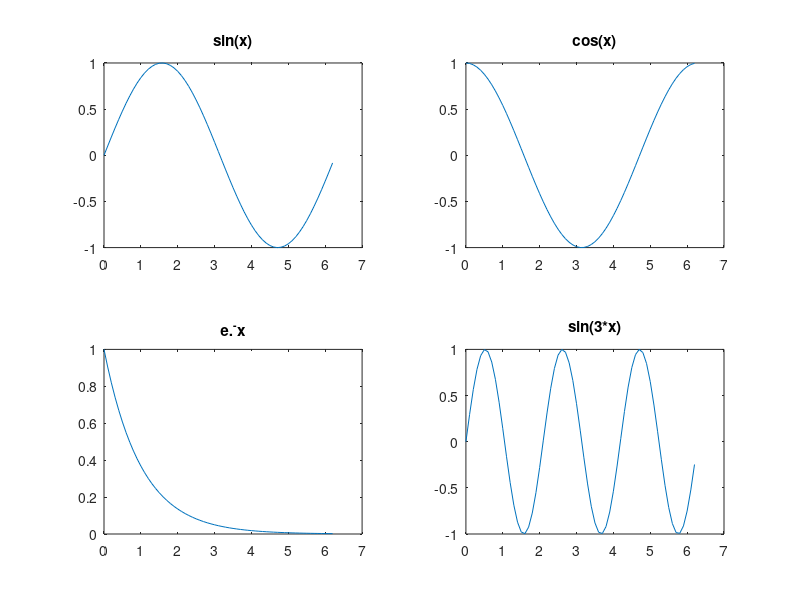

MATLAB code to generate this figure:
%multiple plots using subplot
x=0:0.1:2*pi;
subplot(2,2,1);
plot(x,sin(x))
title('sin(x)')
subplot(2,2,2)
plot(x,cos(x))
title('cos(x)')
subplot(2,2,3)
plot(x,exp(-x))
title('e.^-x')
subplot(2,2,4)
plot(x,sin(3*x))
title('sin(3*x)')